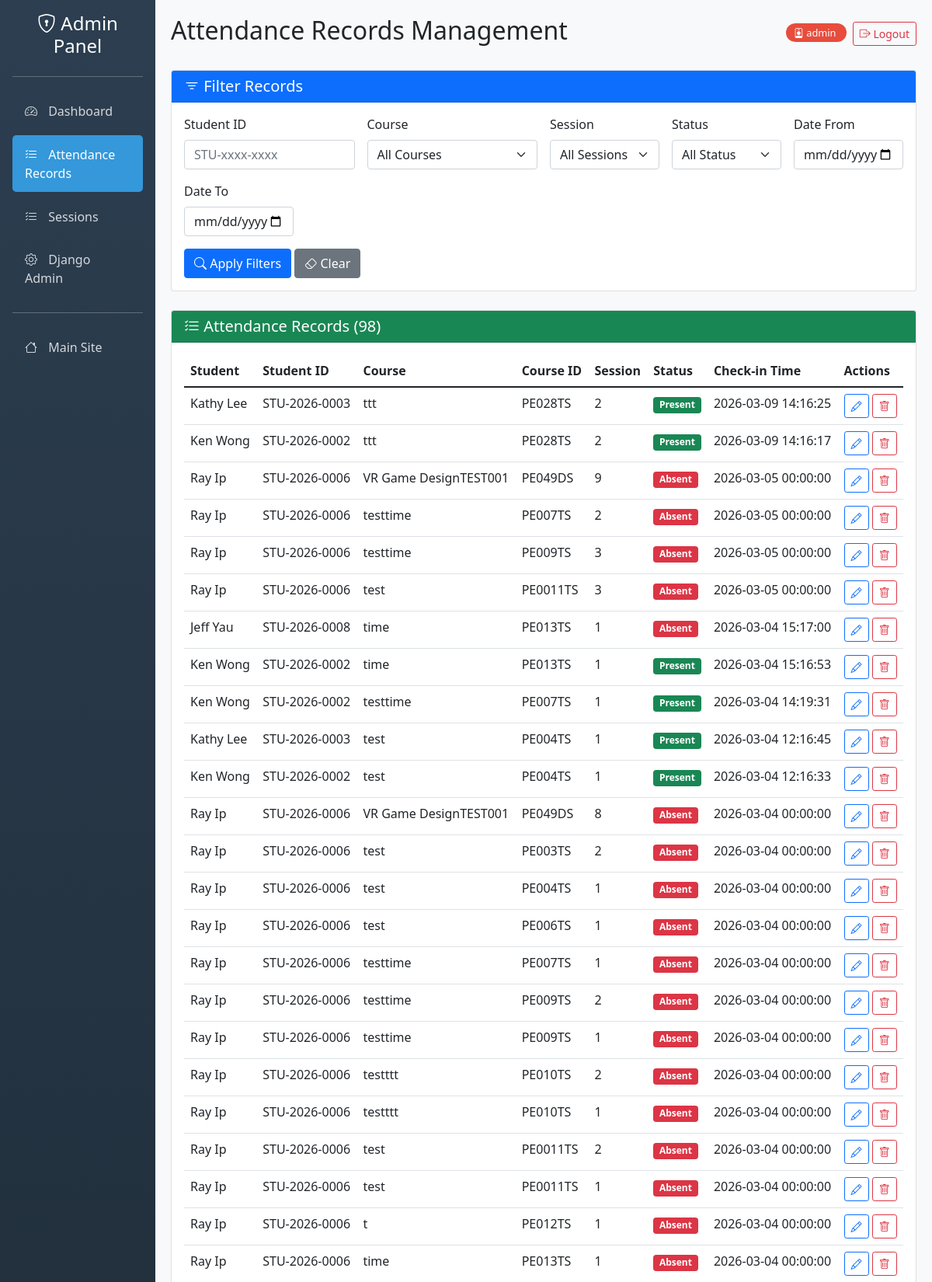
The page /manage/attendance/ (signed in, upper part) on the database its author committed.
### student_attendance/models.py (models this page shows, shortened)
class AttendanceLog(models.Model):
    student = models.ForeignKey(Student, on_delete=models.CASCADE, related_name='attendance_logs')
    session = models.ForeignKey(CourseSession, on_delete=models.CASCADE, related_name='attendance_logs')
    attendance_code = models.ForeignKey(AttendanceCode, on_delete=models.SET_NULL, null=True, blank=True)
    PRESENT = 'PRESENT'
    ABSENT = 'ABSENT'
    LATE = 'LATE'
    EXCUSED = 'EXCUSED'
    STATUS_CHOICES = [
        (PRESENT, 'Present'),
        (ABSENT, 'Absent'),
        (LATE, 'Late'),
        (EXCUSED, 'Excused'),
    ]
    status = models.CharField(max_length=10, choices=STATUS_CHOICES, default=PRESENT, db_index=True)
    check_in_time = models.DateTimeField(default=timezone.now, db_index=True)
    ip_address = models.GenericIPAddressField(null=True, blank=True)
    device_info = models.CharField(max_length=200, blank=True)
    notes = models.TextField(blank=True)
    created_at = models.DateTimeField(auto_now_add=True)
    updated_at = models.DateTimeField(auto_now=True)
    class Meta:
        db_table = 'attendance_log'
        verbose_name_plural = 'Attendance Logs'
        ordering = ['-check_in_time']
        unique_together = ['student', 'session']
        indexes = [
            models.Index(fields=['student', 'session']),
            models.Index(fields=['status', 'check_in_time']),
            models.Index(fields=['session', 'status']),
        ]

class Student(models.Model):
    user = models.OneToOneField(User, on_delete=models.CASCADE, null=True, blank=True, related_name='student_profile')
    first_name = models.CharField(max_length=100)
    last_name = models.CharField(max_length=100)
    student_id = models.CharField(max_length=20, unique=True, editable=False)
    email = models.EmailField(unique=True)
    created_at = models.DateTimeField(auto_now_add=True)
    updated_at = models.DateTimeField(auto_now=True)
    class Meta:
        db_table = 'student'
        verbose_name_plural = 'Students'
        ordering = ['-created_at']

class CourseSession(models.Model):
    course = models.ForeignKey(Course, on_delete=models.CASCADE, related_name='sessions')
    session_number = models.IntegerField(help_text="Session number (e.g., 1, 2, 3...)")
    session_code = models.CharField(max_length=50, unique=True, editable=False)
    session_date = models.DateField(default=timezone.now)
    start_time = models.TimeField(null=True, blank=True)
    end_time = models.TimeField(null=True, blank=True)
    topic = models.CharField(max_length=200, blank=True)
    is_active = models.BooleanField(default=True)
    created_at = models.DateTimeField(auto_now_add=True)
    updated_at = models.DateTimeField(auto_now=True)
    class Meta:
        db_table = 'course_session'
        verbose_name_plural = 'Course Sessions'
        ordering = ['course', 'session_number']
        unique_together = ['course', 'session_number']
        indexes = [
            models.Index(fields=['course', 'session_number']),
            models.Index(fields=['session_code']),
            models.Index(fields=['session_date']),
        ]

class Course(models.Model):
    course_id = models.CharField(max_length=20, primary_key=True)
    course_name = models.CharField(max_length=100)
    course_description = models.TextField()
    teacher = models.ForeignKey(Teacher, on_delete=models.CASCADE, related_name='courses', null=True, blank=True)
    total_sessions = models.IntegerField(default=0, help_text="Total number of sessions for this course")
    enrolled_students = models.ManyToManyField(
        'Student',
        related_name='enrolled_courses',
        blank=True,
        help_text="Students enrolled in this course"
    )
    created_at = models.DateTimeField(auto_now_add=True)
    updated_at = models.DateTimeField(auto_now=True)
    def enrolled_count(self):
        """Return the number of enrolled students"""
        return self.enrolled_students.count()
    enrolled_count.short_description = 'Enrolled Students'
    class Meta:
        db_table = 'course'
        verbose_name_plural = 'Courses'
        ordering = ['-created_at']
        indexes = [
            models.Index(fields=['course_id']),
            models.Index(fields=['course_name']),
        ]

### attendance_manage/views.py (the view)
# urls.py: path('attendance/', views.attendance_list, name='attendance_list'),
@admin_required
def attendance_list(request):
    student_id = request.GET.get('student_id')
    course_id = request.GET.get('course')
    session_id = request.GET.get('session')
    status = request.GET.get('status')
    date_from = request.GET.get('date_from')
    date_to = request.GET.get('date_to')
    attendance_records = AttendanceLog.objects.select_related(
        'student', 'session__course', 'attendance_code'
    ).order_by('-check_in_time')
    if student_id:
        attendance_records = attendance_records.filter(student__student_id__icontains=student_id)
    if course_id:
        attendance_records = attendance_records.filter(session__course__course_id=course_id)
    if session_id:
        attendance_records = attendance_records.filter(session__id=session_id)
    if status:
        attendance_records = attendance_records.filter(status=status)
    if date_from:
        attendance_records = attendance_records.filter(check_in_time__date__gte=date_from)
    if date_to:
        attendance_records = attendance_records.filter(check_in_time__date__lte=date_to)
    paginator = Paginator(attendance_records, 50)
    page_number = request.GET.get('page')
    page_obj = paginator.get_page(page_number)
    courses = Course.objects.all()
    sessions = CourseSession.objects.all()
    context = {
        'page_obj': page_obj,
        'courses': courses,
        'sessions': sessions,
        'status_choices': AttendanceLog.STATUS_CHOICES,
        'filters': {
            'student_id': student_id,
            'course': course_id,
            'session': session_id,
            'status': status,
            'date_from': date_from,
            'date_to': date_to,
        }
    }
    return render(request, 'attendance_manage/attendance_list.html', context)

### attendance_manage/views.py (called while the page is built)
def admin_required(view_func):
    decorated_view_func = user_passes_test(
        lambda user: user.is_active and user.is_staff,
        login_url='admin:login'
    )(view_func)
    return decorated_view_func

### attendance_manage/templates/attendance_manage/attendance_list.html (shortened to what this page needs)
{% extends 'attendance_manage/base.html' %}
{% load tz %}
{% block page_title %}Attendance Records Management{% endblock %}
{% block content %}
<div class="card mb-4">
    <div class="card-header bg-primary text-white">
        <h5 class="mb-0"><i class="bi bi-filter"></i> Filter Records</h5>
    </div>
    <div class="card-body">
        <form method="get" class="row g-3">
            <div class="col-md-3">
                <label class="form-label">Student ID</label>
                <input type="text" name="student_id" class="form-control" value="{{ filters.student_id|default:'' }}", placeholder="STU-xxxx-xxxx">
            </div>
            <div class="col-md-3">
                <label class="form-label">Course</label>
                <select name="course" class="form-select">
                    <option value="">All Courses</option>
                </select>
            </div>
            <div class="col-md-2">
                <label class="form-label">Session</label>
                <select name="session" class="form-select">
                    <option value="">All Sessions</option>
                </select>
            </div>
            <div class="col-md-2">
                <label class="form-label">Status</label>
                <select name="status" class="form-select">
                    <option value="">All Status</option>
                </select>
            </div>
            <div class="col-md-2">
                <label class="form-label">Date From</label>
                <input type="date" name="date_from" class="form-control" value="{{ filters.date_from }}">
            </div>
            <div class="col-md-2">
                <label class="form-label">Date To</label>
                <input type="date" name="date_to" class="form-control" value="{{ filters.date_to }}">
            </div>
            <div class="col-12">
                <button type="submit" class="btn btn-primary">
                    <i class="bi bi-search"></i> Apply Filters
                </button>
                <a href="{% url 'attendance_manage:attendance_list' %}" class="btn btn-secondary">
                    <i class="bi bi-eraser"></i> Clear
                </a>
            </div>
        </form>
    </div>
</div>
<div class="card">
    <div class="card-header bg-success text-white">
        <h5 class="mb-0"><i class="bi bi-list-check"></i> Attendance Records ({{ page_obj.paginator.count }})</h5>
    </div>
    <div class="card-body">
        <div class="table-responsive">
            <table class="table table-hover">
                <thead>
                    <tr>
                        <th>Student</th>
                        <th>Student ID</th>
                        <th>Course</th>
                        <th>Course ID</th>
                        <th>Session</th>
                        <th>Status</th>
                        <th>Check-in Time</th>
                        <th>Actions</th>
                    </tr>
                </thead>
                <tbody>
                    {% for attendance in page_obj %}
                    <tr>
                        <td>{{ attendance.student.first_name }} {{ attendance.student.last_name }}</td>
                        <td>{{ attendance.student.student_id }}</td>
                        <td>{{ attendance.session.course.course_name }}</td>
                        <td>{{ attendance.session.course.course_id }}</td>
                        <td>{{ attendance.session.session_number }}</td>
                        <td>
                            <span class="badge
                                {% if attendance.status == 'PRESENT' %}bg-success
                                {% elif attendance.status == 'LATE' %}bg-warning text-dark
                                {% elif attendance.status == 'ABSENT' %}bg-danger
                                {% else %}bg-info{% endif %}">
                                {{ attendance.get_status_display }}
                            </span>
                        </td>
                        <td>{{ attendance.check_in_time|localtime|date:"Y-m-d H:i:s" }}</td>
                        <td>
                            <a href="{% url 'attendance_manage:attendance_edit' attendance.id %}"
                               class="btn btn-sm btn-outline-primary">
                                <i class="bi bi-pencil"></i>
                            </a>
                            <a href="{% url 'attendance_manage:attendance_delete' attendance.id %}"
                               class="btn btn-sm btn-outline-danger">
                                <i class="bi bi-trash"></i>
                            </a>
                        </td>
                    </tr>
                    {% empty %}
                    <tr>
                        <td colspan="7" class="text-center">No attendance records found</td>
                    </tr>
                    {% endfor %}
                </tbody>
            </table>
        </div>
    </div>
</div>
{% endblock %}

### attendance_manage/templates/attendance_manage/base.html (shortened to what this page needs)
<!DOCTYPE html>
<html lang="en">
<head>
    <link href="https://cdn.jsdelivr.net/npm/bootstrap@5.1.3/dist/css/bootstrap.min.css" rel="stylesheet">
    <link rel="stylesheet" href="https://cdn.jsdelivr.net/npm/bootstrap-icons@1.8.1/font/bootstrap-icons.css">
</head>
<body>
    <div class="container-fluid">
        <div class="row">
            <div class="col-md-2 p-0 sidebar">
                <div class="p-3">
                    <h4 class="text-white text-center mb-4">
                        <i class="bi bi-shield-lock"></i> Admin Panel
                    </h4>
                    <hr class="bg-white">
                    <nav class="nav flex-column">
                        <a class="nav-link {% if request.resolver_match.url_name == 'dashboard' %}active{% endif %}"
                           href="{% url 'attendance_manage:dashboard' %}">
                            <i class="bi bi-speedometer2"></i> Dashboard
                        </a>
                        <a class="nav-link {% if request.resolver_match.url_name == 'attendance_list' %}active{% endif %}"
                           href="{% url 'attendance_manage:attendance_list' %}">
                            <i class="bi bi-list-check"></i> Attendance Records
                        </a>
                        <a class="nav-link {% if request.resolver_match.url_name == 'session_list' %}active{% endif %}"
                           href="{% url 'attendance_manage:session_list' %}">
                            <i class="bi bi-list-check"></i> Sessions
                        </a>
                        <a class="nav-link" href="{% url 'admin:index' %}" target="_blank">
                            <i class="bi bi-gear"></i> Django Admin
                        </a>
                        <hr class="bg-white">
                        <a class="nav-link" href="{% url 'student_attendance:home' %}">
                            <i class="bi bi-house"></i> Main Site
                        </a>
                    </nav>
                </div>
            </div>
            <div class="col-md-10 main-content">
                <div class="d-flex justify-content-between align-items-center mb-4">
                    <h2>{% block page_title %}Dashboard{% endblock %}</h2>
                    <div>
                        <span class="admin-badge me-2">
                            <i class="bi bi-person-badge"></i> {{ request.user.username }}
                        </span>
                        <a href="{% url 'student_attendance:logout' %}" class="btn btn-outline-danger btn-sm">
                            <i class="bi bi-box-arrow-right"></i> Logout
                        </a>
                    </div>
                </div>
                {% block content %}{% endblock %}
            </div>
        </div>
    </div>
</body>
</html>

### attendance_manage/templates/attendance_manage/base.html (style rules this page uses)
.sidebar { min-height: 100vh; background: linear-gradient(180deg, #2c3e50 0%, #1a252f 100%); }
.sidebar .nav-link { color: rgba(255,255,255,.8); padding: 0.8rem 1rem; margin: 0.2rem 0; border-radius: 5px; }
.sidebar .nav-link.active { background: #3498db; color: white; }
.sidebar .nav-link i { margin-right: 10px; width: 20px; }
.main-content { padding: 20px; background-color: #f8f9fa; min-height: 100vh; }
.admin-badge { background: #e74c3c; color: white; padding: 3px 10px; border-radius: 20px; font-size: 0.8em; }

### rows shown on the page
AttendanceLog: student.first_name "Kathy", student.last_name "Lee", student.student_id "STU-2026-0003", session.course.course_name "ttt", session.course.course_id "PE028TS", session.session_number "2", status "Present", check_in_time "2026-03-09 14:16:25"
AttendanceLog: student.first_name "Ken", student.last_name "Wong", student.student_id "STU-2026-0002", session.course.course_name "ttt", session.course.course_id "PE028TS", session.session_number "2", status "Present", check_in_time "2026-03-09 14:16:17"
AttendanceLog: student.first_name "Ray", student.last_name "Ip", student.student_id "STU-2026-0006", session.course.course_name "VR Game DesignTEST001", session.course.course_id "PE049DS", session.session_number "9", status "Absent", check_in_time "2026-03-05 00:00:00"
AttendanceLog: student.first_name "Ray", student.last_name "Ip", student.student_id "STU-2026-0006", session.course.course_name "testtime", session.course.course_id "PE007TS", session.session_number "2", status "Absent", check_in_time "2026-03-05 00:00:00"
AttendanceLog: student.first_name "Ray", student.last_name "Ip", student.student_id "STU-2026-0006", session.course.course_name "testtime", session.course.course_id "PE009TS", session.session_number "3", status "Absent", check_in_time "2026-03-05 00:00:00"
AttendanceLog: student.first_name "Ray", student.last_name "Ip", student.student_id "STU-2026-0006", session.course.course_name "test", session.course.course_id "PE0011TS", session.session_number "3", status "Absent", check_in_time "2026-03-05 00:00:00"
AttendanceLog: student.first_name "Jeff", student.last_name "Yau", student.student_id "STU-2026-0008", session.course.course_name "time", session.course.course_id "PE013TS", session.session_number "1", status "Absent", check_in_time "2026-03-04 15:17:00"
AttendanceLog: student.first_name "Ken", student.last_name "Wong", student.student_id "STU-2026-0002", session.course.course_name "time", session.course.course_id "PE013TS", session.session_number "1", status "Present", check_in_time "2026-03-04 15:16:53"
AttendanceLog: student.first_name "Ken", student.last_name "Wong", student.student_id "STU-2026-0002", session.course.course_name "testtime", session.course.course_id "PE007TS", session.session_number "1", status "Present", check_in_time "2026-03-04 14:19:31"
AttendanceLog: student.first_name "Kathy", student.last_name "Lee", student.student_id "STU-2026-0003", session.course.course_name "test", session.course.course_id "PE004TS", session.session_number "1", status "Present", check_in_time "2026-03-04 12:16:45"
AttendanceLog: student.first_name "Ken", student.last_name "Wong", student.student_id "STU-2026-0002", session.course.course_name "test", session.course.course_id "PE004TS", session.session_number "1", status "Present", check_in_time "2026-03-04 12:16:33"
AttendanceLog: student.first_name "Ray", student.last_name "Ip", student.student_id "STU-2026-0006", session.course.course_name "VR Game DesignTEST001", session.course.course_id "PE049DS", session.session_number "8", status "Absent", check_in_time "2026-03-04 00:00:00"
AttendanceLog: student.first_name "Ray", student.last_name "Ip", student.student_id "STU-2026-0006", session.course.course_name "test", session.course.course_id "PE003TS", session.session_number "2", status "Absent", check_in_time "2026-03-04 00:00:00"
AttendanceLog: student.first_name "Ray", student.last_name "Ip", student.student_id "STU-2026-0006", session.course.course_name "test", session.course.course_id "PE004TS", session.session_number "1", status "Absent", check_in_time "2026-03-04 00:00:00"
AttendanceLog: student.first_name "Ray", student.last_name "Ip", student.student_id "STU-2026-0006", session.course.course_name "test", session.course.course_id "PE006TS", session.session_number "1", status "Absent", check_in_time "2026-03-04 00:00:00"
AttendanceLog: student.first_name "Ray", student.last_name "Ip", student.student_id "STU-2026-0006", session.course.course_name "testtime", session.course.course_id "PE007TS", session.session_number "1", status "Absent", check_in_time "2026-03-04 00:00:00"
AttendanceLog: student.first_name "Ray", student.last_name "Ip", student.student_id "STU-2026-0006", session.course.course_name "testtime", session.course.course_id "PE009TS", session.session_number "2", status "Absent", check_in_time "2026-03-04 00:00:00"
AttendanceLog: student.first_name "Ray", student.last_name "Ip", student.student_id "STU-2026-0006", session.course.course_name "testtime", session.course.course_id "PE009TS", session.session_number "1", status "Absent", check_in_time "2026-03-04 00:00:00"
AttendanceLog: student.first_name "Ray", student.last_name "Ip", student.student_id "STU-2026-0006", session.course.course_name "testttt", session.course.course_id "PE010TS", session.session_number "2", status "Absent", check_in_time "2026-03-04 00:00:00"
AttendanceLog: student.first_name "Ray", student.last_name "Ip", student.student_id "STU-2026-0006", session.course.course_name "testttt", session.course.course_id "PE010TS", session.session_number "1", status "Absent", check_in_time "2026-03-04 00:00:00"
AttendanceLog: student.first_name "Ray", student.last_name "Ip", student.student_id "STU-2026-0006", session.course.course_name "test", session.course.course_id "PE0011TS", session.session_number "2", status "Absent", check_in_time "2026-03-04 00:00:00"
AttendanceLog: student.first_name "Ray", student.last_name "Ip", student.student_id "STU-2026-0006", session.course.course_name "test", session.course.course_id "PE0011TS", session.session_number "1", status "Absent", check_in_time "2026-03-04 00:00:00"
AttendanceLog: student.first_name "Ray", student.last_name "Ip", student.student_id "STU-2026-0006", session.course.course_name "t", session.course.course_id "PE012TS", session.session_number "1", status "Absent", check_in_time "2026-03-04 00:00:00"
AttendanceLog: student.first_name "Ray", student.last_name "Ip", student.student_id "STU-2026-0006", session.course.course_name "time", session.course.course_id "PE013TS", session.session_number "1", status "Absent", check_in_time "2026-03-04 00:00:00"

### other values the page prints
{{ request.user.username }} "admin"
{{ page_obj.paginator.count }} "98"
